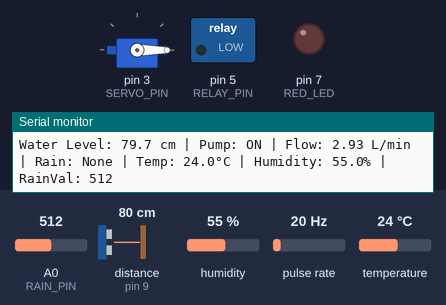
Simulated run of this sketch. Board: Arduino Uno, built with avr-gcc and run on an emulated ATmega328P. Parts: servo, switched loads named in the sketch (green lamp = pin HIGH), output pins drawn as LEDs (lit = HIGH), the last lines printed to the serial monitor. Wiring (inferred from the names in the program): ultrasonic range finder: trigger pin 8; echo pin 9; pulse sensor: data pin 2. The inputs (shaded band) are chosen by the test bench; at power-on: distance to the obstacle (sensor on pin 9) 80 cm, A0 (RAIN_PIN) = 512, humidity 55 %, pulse rate 20 Hz, temperature 24 °C. The echo pulse lasts 58.3 µs per cm; pins used as bus, display or sensor lines are not drawn.

Above: at 1.2 s.
1.3 s: distance to the obstacle (sensor on pin 9) set to 12 cm
7.5 s: distance to the obstacle (sensor on pin 9) set to 9 cm
At 8.7 s:
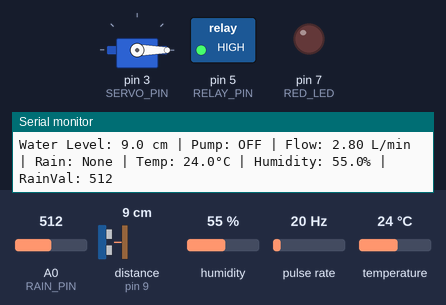
9.0 s: A0 (RAIN_PIN) set to 488
At 10.8 s:
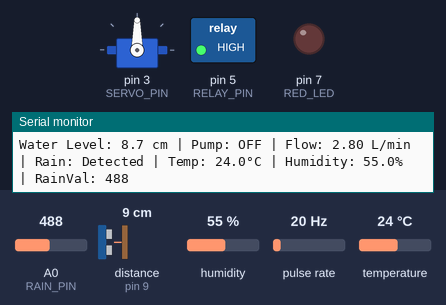
11.1 s: distance to the obstacle (sensor on pin 9) set to 18 cm
12.9 s: distance to the obstacle (sensor on pin 9) set to 23 cm
At 14.6 s:
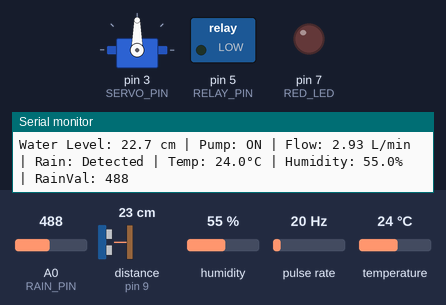
15.4 s: distance to the obstacle (sensor on pin 9) set to 2 cm
At 17.5 s:
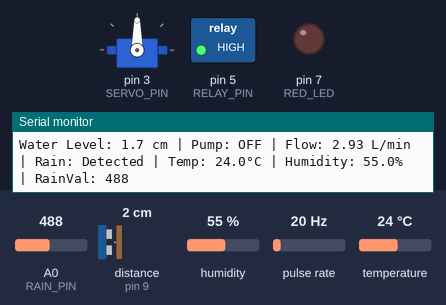
Timing chart, 0 to 18.5 s (numbered marks = the images above; inputs shaded):
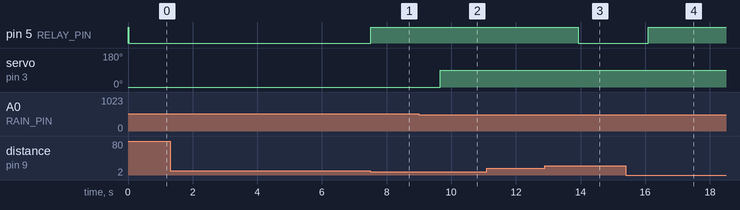

Measured:
- the behaviour switches between 11 and 10 cm on distance to the obstacle (sensor on pin 9) (found by bisection; images 0 and 1)
- the behaviour switches between 500 and 499 on A0 (RAIN_PIN) (found by bisection; images 1 and 2)
- the behaviour switches between 20 and 21 cm on distance to the obstacle (sensor on pin 9) (found by bisection; images 2 and 3)
- after the input at 7.5 s, pin 5 (RELAY_PIN): LOW → HIGH at once
- after the input at 9.0 s, servo on pin 3 (SERVO_PIN): 0° → 90° after 0.66 s
- after the input at 12.9 s, pin 5 (RELAY_PIN): HIGH → LOW after 1.0 s
- after the input at 15.4 s, pin 5 (RELAY_PIN): LOW → HIGH after 0.70 s

The sketch:

Smart_Water_Tank.ino
```cpp
#include <Servo.h>
#include <DHT.h>

// --- Pin Definitions ---
#define TRIG_PIN 8
#define ECHO_PIN 9
#define RELAY_PIN 5
#define FLOW_PIN 2
#define RED_LED 7
#define SERVO_PIN 3
#define DHTPIN 6
#define DHTTYPE DHT11
#define RAIN_PIN A0

// --- Constants ---
#define FULL_LEVEL 10   // cm
#define REFILL_LEVEL 20 // cm
#define FLOW_PULSES_PER_LITRE 450.0

Servo valve;
DHT dht(DHTPIN, DHTTYPE);

// --- Variables ---
volatile int flowPulseCount = 0;
unsigned long lastFlowMillis = 0;
unsigned long lastFlowDetected = 0;
float flowRate = 0.0;
bool pumpOn = false;

// --- Flow Interrupt ---
void flowISR() {
  flowPulseCount++;
  lastFlowDetected = millis(); // Update last flow time
}

// --- Measure Water Level ---
float getWaterLevel() {
  digitalWrite(TRIG_PIN, LOW);
  delayMicroseconds(2);
  digitalWrite(TRIG_PIN, HIGH);
  delayMicroseconds(10);
  digitalWrite(TRIG_PIN, LOW);

  long duration = pulseIn(ECHO_PIN, HIGH, 30000);
  float distance = duration * 0.0343 / 2.0;
  return constrain(distance, 0, 400);
}

// --- Calculate Flow Rate ---
void calculateFlowRate() {
  unsigned long now = millis();
  if (now - lastFlowMillis >= 1000) {
    flowRate = (flowPulseCount / FLOW_PULSES_PER_LITRE) * 60.0;
    flowPulseCount = 0;
    lastFlowMillis = now;
  }
}

void setup() {
  Serial.begin(9600);

  pinMode(TRIG_PIN, OUTPUT);
  pinMode(ECHO_PIN, INPUT);
  pinMode(RELAY_PIN, OUTPUT);
  pinMode(FLOW_PIN, INPUT_PULLUP);
  pinMode(RED_LED, OUTPUT);
  pinMode(RAIN_PIN, INPUT);

  attachInterrupt(digitalPinToInterrupt(FLOW_PIN), flowISR, RISING);

  dht.begin();
  valve.attach(SERVO_PIN);
  valve.write(0); // Valve open initially

  digitalWrite(RELAY_PIN, HIGH); // Relay OFF (reverse logic)
  digitalWrite(RED_LED, LOW);

  lastFlowDetected = millis();

  Serial.println("Smart Tank System Initialized");
}

void loop() {
  calculateFlowRate();

  // --- Sensor Readings ---
  float level = getWaterLevel();
  int rainVal = analogRead(RAIN_PIN);
  bool isRain = (rainVal < 500);
  float temp = dht.readTemperature();
  float hum = dht.readHumidity();

  // Handle DHT failure
  if (isnan(temp) || isnan(hum)) {
    temp = 25.0;
    hum = 60.0;
  }

  // --- Relay Logic (Reversed) ---
  if (level > REFILL_LEVEL && !pumpOn) {
    digitalWrite(RELAY_PIN, LOW); // Motor ON
    pumpOn = true;
    lastFlowDetected = millis();  // reset flow timer
    Serial.println("Motor ON - Refilling Started");
  }
  else if (level <= FULL_LEVEL && pumpOn) {
    digitalWrite(RELAY_PIN, HIGH); // Motor OFF
    pumpOn = false;
    Serial.println("Motor OFF - Tank Full");
  }

  // --- Rain Logic (Servo Control) ---
  if (isRain) {
    valve.write(90); // Close valve
  } else {
    valve.write(0);  // Open valve
  }

  // --- Flow Safety Check ---
  if (pumpOn) {
    if (flowRate > 0.1) {
      lastFlowDetected = millis();
    }

    if (millis() - lastFlowDetected > 5000) {
      // No flow detected for 5 seconds
      digitalWrite(RELAY_PIN, HIGH); // Motor OFF
      pumpOn = false;
      digitalWrite(RED_LED, HIGH);   // Turn ON alert LED
      valve.write(90);               // Close valve
      Serial.println("⚠️ No Water Flow Detected! Motor Stopped.");
      delay(3000);
      digitalWrite(RED_LED, LOW);    // Turn OFF alert LED after delay
    }
  }

  // --- Serial Output ---
  Serial.print("Water Level: "); Serial.print(level, 1);
  Serial.print(" cm | Pump: "); Serial.print(pumpOn ? "ON" : "OFF");
  Serial.print(" | Flow: "); Serial.print(flowRate, 2); Serial.print(" L/min");
  Serial.print(" | Rain: "); Serial.print(isRain ? "Detected" : "None");
  Serial.print(" | Temp: "); Serial.print(temp, 1); Serial.print("°C");
  Serial.print(" | Humidity: "); Serial.print(hum, 1); Serial.print("%");
  Serial.print(" | RainVal: "); Serial.println(rainVal);

  delay(1000);
}
```
